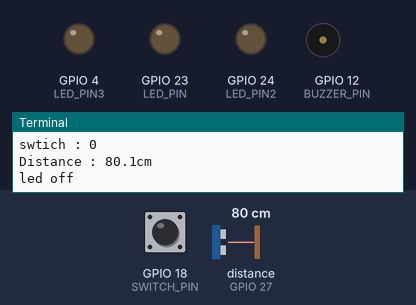
Bench run of a program on a simulated Raspberry Pi (BCM pin numbers). On the bench: output pins drawn as LEDs (lit = HIGH), buzzer (waves = sounding), the last lines printed to the terminal. Inputs (shaded band) come from the test bench; at power-on: distance to the obstacle (sensor on GPIO 27) 80 cm, GPIO 18 (SWITCH_PIN) LOW. The echo pulse lasts 58.3 µs per cm; the clock reads 2024-03-15 10:24:30 at power-on unless the program sets it; pins used as bus, display or sensor lines are not drawn.

Above: at 1.2 s.
1.3 s: distance to the obstacle (sensor on GPIO 27) set to 2 cm
At 2.0 s:
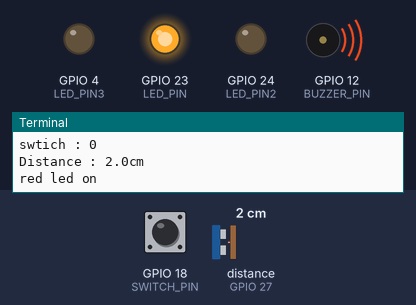
Timing chart, 0 to 4.3 s (numbered marks = the images above; inputs shaded):
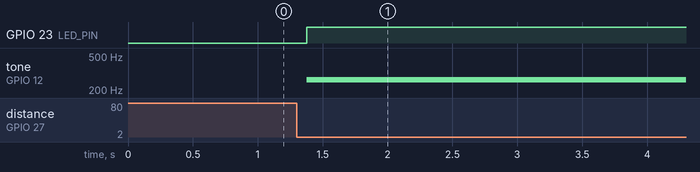

The program:

gpio_test.py
```python
import RPi.GPIO as GPIO
import time

SWITCH_PIN = 18 # 스위치 핀
TRIGGER_PIN = 17
ECHO_PIN = 27
LED_PIN = 23
LED_PIN2 = 24
LED_PIN3 = 4
BUZZER_PIN = 12

GPIO.setmode(GPIO.BCM)          #핀 번호를 BCM 기준으로 변경
GPIO.setup(SWITCH_PIN, GPIO.IN)   #스위치, LED, 부저, 초음파 센서 등 작동을 위한 활성화
GPIO.setup(TRIGGER_PIN, GPIO.OUT)
GPIO.setup(ECHO_PIN, GPIO.IN)
GPIO.setup(LED_PIN, GPIO.OUT)
GPIO.setup(LED_PIN2, GPIO.OUT)
GPIO.setup(LED_PIN3, GPIO.OUT)
GPIO.setup(BUZZER_PIN, GPIO.OUT)
GPIO.setup(SWITCH_PIN, GPIO.IN, pull_up_down=GPIO.PUD_DOWN) #스위치에 풀다운 저항 (눌렀을 때 on)
pwm = GPIO.PWM(BUZZER_PIN, 262)

try:
    while True:
        GPIO.output(TRIGGER_PIN, True)
        time.sleep(0.00001) #10us (1us -> 0.000001s) 10마이크로세컨드동안  HIGH 신호 부여
        GPIO.output(TRIGGER_PIN, False)

         #echo pin -> high로 되는 시작(시작시간)
        while GPIO.input(ECHO_PIN) == 0:
            pass
        start = time.time()

        while GPIO.input(ECHO_PIN) == 1:
            pass
        stop = time.time()

        duration_time = stop - start # 초음파 받은 시간 - 초음파 발생 시간 = 거리에 비례한 시간 단위
        distance = 17160*duration_time # 거리 단위로 변환(속도를 곱함)

        val = GPIO.input(SWITCH_PIN)
        print("swtich :", val)

        print('Distance : %.1fcm' % distance) # 거리 출력
        #print('stop : %.1fcm' % stop)    <- 작동 여부 실험 중 활용한 주석
        #print('start : %.1fcm' % start)

        if distance <= 10 or val == 1:      # 거리가 10 이하일 경우 빨간 LED on, 부저 울림
            GPIO.output(LED_PIN, GPIO.HIGH)
            GPIO.output(LED_PIN2,GPIO.LOW)
            GPIO.output(LED_PIN3,GPIO.LOW)
            print('red led on')
            pwm.start(50) # 능동부저 스타트

        elif distance <= 20:               # 거리가 20 이하일 경우 노란색 LED on
            GPIO.output(LED_PIN2, GPIO.HIGH)
            GPIO.output(LED_PIN,GPIO.LOW)
            GPIO.output(LED_PIN3,GPIO.LOW)
            print('yellow led on')
            pwm.stop() # 거리가 10이 아닌 경우 모두에 이 명령어를 넣어 부저가 멈추게 함
        elif distance <= 30:                # 거리가 30 이하일 경우 초록색 LED on
            GPIO.output(LED_PIN3, GPIO.HIGH)
            GPIO.output(LED_PIN,GPIO.LOW)
            GPIO.output(LED_PIN2,GPIO.LOW)
            print('green led on')
            pwm.stop()

        else :
            GPIO.output(LED_PIN,GPIO.LOW)
            GPIO.output(LED_PIN2,GPIO.LOW)
            GPIO.output(LED_PIN3,GPIO.LOW)
            print('led off')               # 거리가 30초과일 경우 아무런 출력 없음
            pwm.stop()
        time.sleep(0.1)
finally:                # 작동 중지
    GPIO.cleanup()
    print('cleanup')  
```

Measured:
- after the input at 1.3 s, GPIO 23 (LED_PIN): LOW → HIGH after 0.08 s; tone on GPIO 12 (BUZZER_PIN): silent → 262 Hz after 0.08 s
